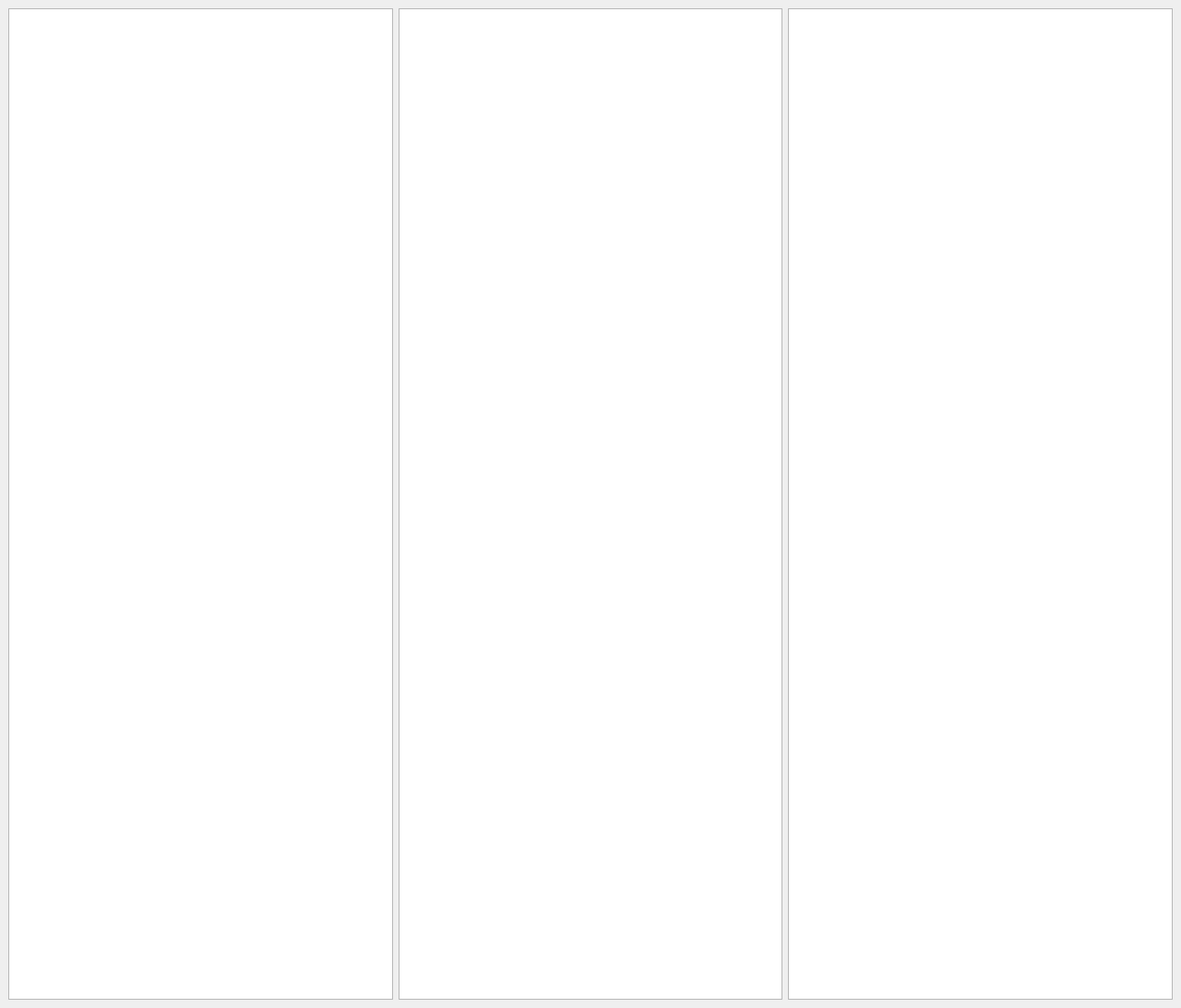
<?xml version="1.0" encoding="UTF-8"?>
<ui version="4.0">
 <class>ObjectEditor</class>
 <widget class="QMainWindow" name="ObjectEditor">
  <property name="geometry">
   <rect>
    <x>0</x>
    <y>0</y>
    <width>1280</width>
    <height>1093</height>
   </rect>
  </property>
  <property name="windowTitle">
   <string>Object Editor</string>
  </property>
  <widget class="QWidget" name="centralwidget">
   <layout class="QHBoxLayout" name="horizontalLayout">
    <item>
     <widget class="QTreeView" name="treeView"/>
    </item>
    <item>
     <widget class="QTableView" name="unitView"/>
    </item>
    <item>
     <widget class="QTableView" name="testView"/>
    </item>
   </layout>
  </widget>
 </widget>
 <resources/>
 <connections/>
</ui>
